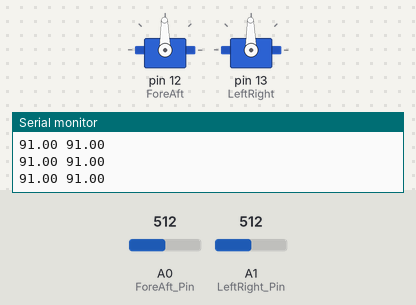
A sketch run on a simulated Arduino Uno, built with avr-gcc and run on an emulated ATmega328P. On the bench: 2 × servo, the last lines printed to the serial monitor. The inputs (shaded band) are chosen by the test bench; at power-on: A0 (ForeAft_Pin) = 512, A1 (LeftRight_Pin) = 512.

Above: at 1.2 s.
1.3 s: A0 (ForeAft_Pin) set to 559
At 2.5 s:
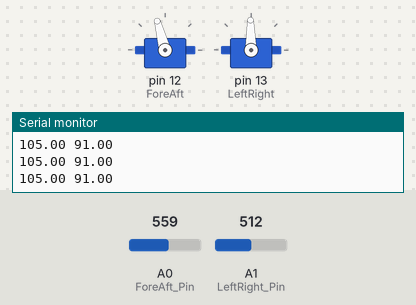
2.8 s: A1 (LeftRight_Pin) set to 530
At 3.2 s:
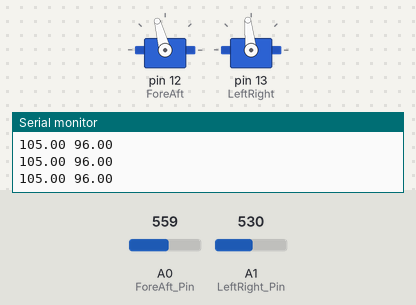
4.3 s: A1 (LeftRight_Pin) set to 555
At 5.5 s:
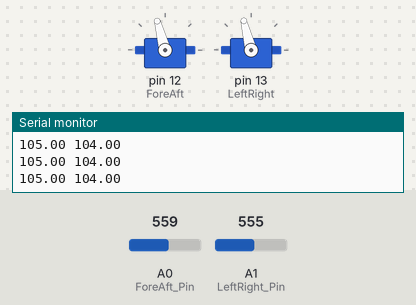
5.8 s: A0 (ForeAft_Pin) set to 511
At 6.5 s:
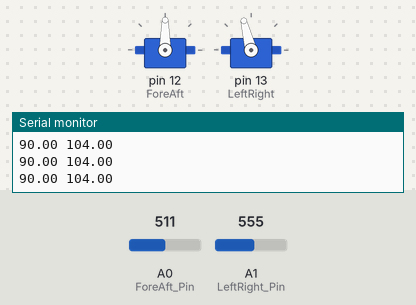
7.3 s: A1 (LeftRight_Pin) set to 716
At 8.5 s:
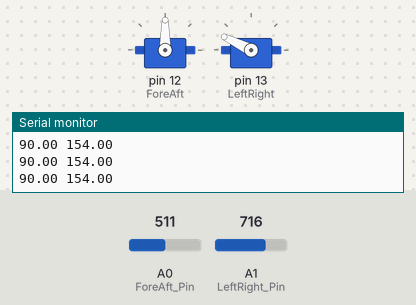
8.8 s: A0 (ForeAft_Pin) set to 306
At 9.8 s:
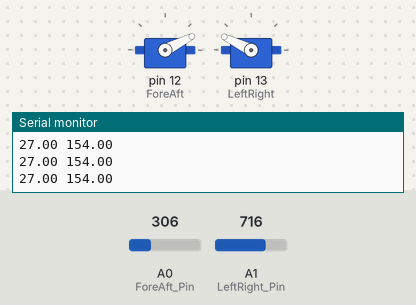
Timing chart, 0 to 11.3 s (numbered marks = the images above; inputs shaded):
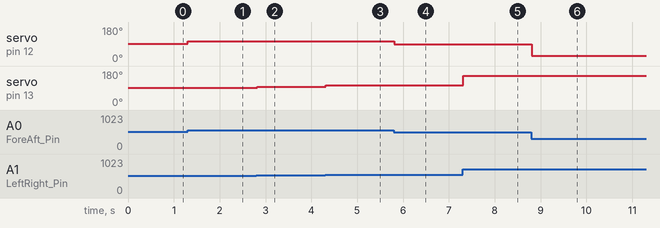

Measured:
- the behaviour switches between 540 and 541 on A0 (ForeAft_Pin) (found by bisection; images 0 and 1)
- after the input at 1.3 s, servo on pin 12 (ForeAft): 91° → 105° at once
- after the input at 2.8 s, servo on pin 13 (LeftRight): 91° → 96° at once
- after the input at 4.3 s, servo on pin 13 (LeftRight): 96° → 104° at once
- after the input at 5.8 s, servo on pin 12 (ForeAft): 105° → 90° at once
- after the input at 7.3 s, servo on pin 13 (LeftRight): 104° → 154° at once
- after the input at 8.8 s, servo on pin 12 (ForeAft): 90° → 27° at once

The sketch:

JoystickToServo.ino
```cpp
#include <Servo.h>

Servo ForeAft;    // Define a Servo for Forward and Reverse Motion
Servo LeftRight; // Define a Servo for Left and Right Motion

int ForeAft_Pin = 0;
int LeftRight_Pin = 1;

float ForeAft_Input ;       // Range
float LeftRight_Input ;    // Range
float ForeAft_Output;       // Range 0 - 180 degrees
float LeftRight_Output;    // Range 0 - 180 degrees
int Fore_Limit = 800;       // High ADC Range of Joystick ForeAft
int Aft_Limit = 220;       // Low ADC Range of Joystick ForeAft
int Right_Limit = 800;     // High ADC Range of Joystick LeftRight
int Left_Limit = 226;      // Low ADC Range of Joystick LeftRight

void setup()               // Main Program Initialization
{
  Serial.begin(9600);

  ForeAft.attach(12);       // Servo Output
  LeftRight.attach(13);    //  Servo Output

}

void loop()
{
  ForeAft_Input = analogRead(ForeAft_Pin) ;
  LeftRight_Input = analogRead(LeftRight_Pin) ;
  ForeAft_Output = convertToServo(ForeAft_Input) ;
  LeftRight_Output = convertToServo(LeftRight_Input) ;

    ForeAft.write(ForeAft_Output);
    LeftRight.write(LeftRight_Output);


  //  Serial.print(LeftRight_Input);
  //  Serial.print(" ");
  Serial.print(ForeAft_Output);
  Serial.print(" ");
  Serial.print(LeftRight_Output);
  Serial.print(" ");

  Serial.println();

}


int convertToServo(float x){    // Function to convert between ADC and Servo Value
  float result;
  result = ((x-220)*0.31);
  return round(result);
}

int convertForeAftToServo(float y){
  int result;

  result = ((y-Aft_Limit)/(Fore_Limit-Aft_Limit)*180);
  return result;
}

int convertLeftRightToServo(float x){
  int result;

  result = ((x-Left_Limit)/(Right_Limit-Left_Limit)*180);
  return result;
}
```
